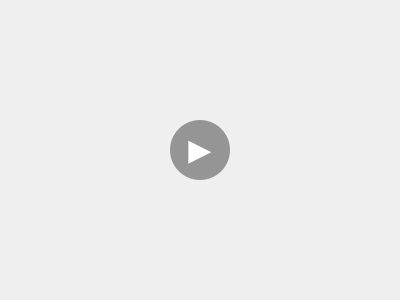
<?xml version="1.0" encoding="UTF-8"?>
<ui version="4.0">
 <class>VCharts</class>
 <widget class="QWidget" name="VCharts">
  <property name="geometry">
   <rect>
    <x>0</x>
    <y>0</y>
    <width>400</width>
    <height>300</height>
   </rect>
  </property>
  <property name="windowTitle">
   <string>Form</string>
  </property>
  <property name="styleSheet">
   <string notr="true">#pushButton_start{
	border:none;
	border-radius:30px;
	background:#60000000;
	padding:5px;
	font-size:30px;
	color:white;
}
#pushButton_start:checked{	border:none;
	background:#60000000;
}
</string>
  </property>
  <layout class="QGridLayout" name="gridLayout">
   <item row="0" column="0">
    <widget class="QPushButton" name="pushButton_start">
     <property name="sizePolicy">
      <sizepolicy hsizetype="Minimum" vsizetype="Maximum">
       <horstretch>100</horstretch>
       <verstretch>100</verstretch>
      </sizepolicy>
     </property>
     <property name="maximumSize">
      <size>
       <width>60</width>
       <height>60</height>
      </size>
     </property>
     <property name="text">
      <string>▶</string>
     </property>
     <property name="checkable">
      <bool>true</bool>
     </property>
    </widget>
   </item>
  </layout>
 </widget>
 <resources/>
 <connections/>
</ui>
